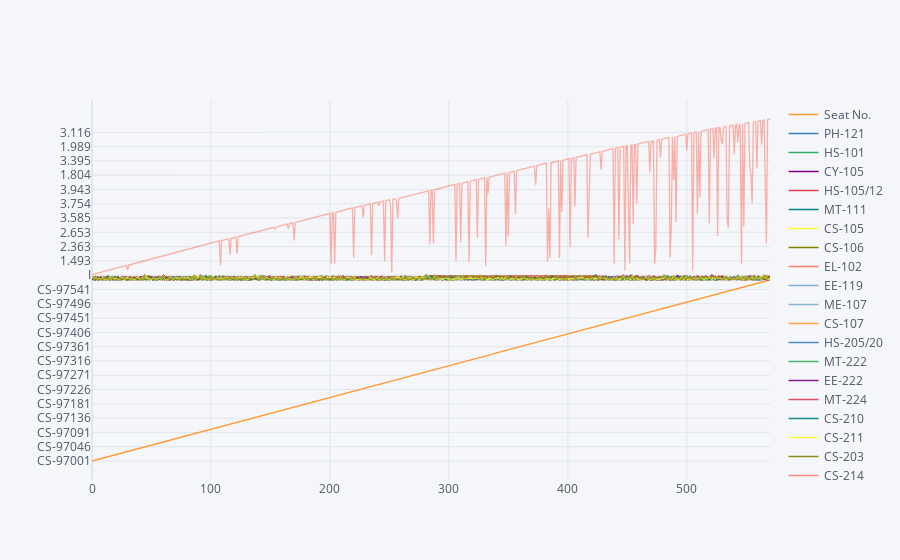

Notebook code for this chart:
### Code cell
stud.iplot()    # Plot for the all attributes

### Figure 1 — Plotly figure (JSON) as saved in the notebook; plotly's stock layout.template omitted (floating-point values rounded to 4 significant figures; data arrays with more than 128 entries replaced by an {"elided": "..."} marker saying what was removed)
{"data": [{"line": {"color": "rgba(255, 153, 51, 1.0)", "dash": "solid", "shape": "linear", "width": 1.3}, "mode": "lines", "name": "Seat No.", "text": "", "type": "scatter", "x": {"elided": "571 int values"}, "y": {"elided": "571 str values"}}, {"line": {"color": "rgba(55, 128, 191, 1.0)", "dash": "solid", "shape": "linear", "width": 1.3}, "mode": "lines", "name": "PH-121", "text": "", "type": "scatter", "x": {"elided": "571 int values"}, "y": {"elided": "571 str values"}}, {"line": {"color": "rgba(50, 171, 96, 1.0)", "dash": "solid", "shape": "linear", "width": 1.3}, "mode": "lines", "name": "HS-101", "text": "", "type": "scatter", "x": {"elided": "571 int values"}, "y": {"elided": "571 str values"}}, {"line": {"color": "rgba(128, 0, 128, 1.0)", "dash": "solid", "shape": "linear", "width": 1.3}, "mode": "lines", "name": "CY-105", "text": "", "type": "scatter", "x": {"elided": "571 int values"}, "y": {"elided": "571 str values"}}, {"line": {"color": "rgba(219, 64, 82, 1.0)", "dash": "solid", "shape": "linear", "width": 1.3}, "mode": "lines", "name": "HS-105/12", "text": "", "type": "scatter", "x": {"elided": "571 int values"}, "y": {"elided": "571 str values"}}, {"line": {"color": "rgba(0, 128, 128, 1.0)", "dash": "solid", "shape": "linear", "width": 1.3}, "mode": "lines", "name": "MT-111", "text": "", "type": "scatter", "x": {"elided": "571 int values"}, "y": {"elided": "571 str values"}}, {"line": {"color": "rgba(255, 255, 51, 1.0)", "dash": "solid", "shape": "linear", "width": 1.3}, "mode": "lines", "name": "CS-105", "text": "", "type": "scatter", "x": {"elided": "571 int values"}, "y": {"elided": "571 str values"}}, {"line": {"color": "rgba(128, 128, 0, 1.0)", "dash": "solid", "shape": "linear", "width": 1.3}, "mode": "lines", "name": "CS-106", "text": "", "type": "scatter", "x": {"elided": "571 int values"}, "y": {"elided": "571 str values"}}, {"line": {"color": "rgba(251, 128, 114, 1.0)", "dash": "solid", "shape": "linear", "width": 1.3}, "mode": "lines", "name": "EL-102", "text": "", "type": "scatter", "x": {"elided": "571 int values"}, "y": {"elided": "571 str values"}}, {"line": {"color": "rgba(128, 177, 211, 1.0)", "dash": "solid", "shape": "linear", "width": 1.3}, "mode": "lines", "name": "EE-119", "text": "", "type": "scatter", "x": {"elided": "571 int values"}, "y": {"elided": "571 str values"}}, {"line": {"color": "rgba(128, 177, 211, 0.8999999999999999)", "dash": "solid", "shape": "linear", "width": 1.3}, "mode": "lines", "name": "ME-107", "text": "", "type": "scatter", "x": {"elided": "571 int values"}, "y": {"elided": "571 str values"}}, {"line": {"color": "rgba(255, 153, 51, 0.8999999999999999)", "dash": "solid", "shape": "linear", "width": 1.3}, "mode": "lines", "name": "CS-107", "text": "", "type": "scatter", "x": {"elided": "571 int values"}, "y": {"elided": "571 str values"}}, {"line": {"color": "rgba(55, 128, 191, 0.8999999999999999)", "dash": "solid", "shape": "linear", "width": 1.3}, "mode": "lines", "name": "HS-205/20", "text": "", "type": "scatter", "x": {"elided": "571 int values"}, "y": {"elided": "571 str values"}}, {"line": {"color": "rgba(50, 171, 96, 0.8999999999999999)", "dash": "solid", "shape": "linear", "width": 1.3}, "mode": "lines", "name": "MT-222", "text": "", "type": "scatter", "x": {"elided": "571 int values"}, "y": {"elided": "571 str values"}}, {"line": {"color": "rgba(128, 0, 128, 0.8999999999999999)", "dash": "solid", "shape": "linear", "width": 1.3}, "mode": "lines", "name": "EE-222", "text": "", "type": "scatter", "x": {"elided": "571 int values"}, "y": {"elided": "571 str values"}}, {"line": {"color": "rgba(219, 64, 82, 0.8999999999999999)", "dash": "solid", "shape": "linear", "width": 1.3}, "mode": "lines", "name": "MT-224", "text": "", "type": "scatter", "x": {"elided": "571 int values"}, "y": {"elided": "571 str values"}}, {"line": {"color": "rgba(0, 128, 128, 0.8999999999999999)", "dash": "solid", "shape": "linear", "width": 1.3}, "mode": "lines", "name": "CS-210", "text": "", "type": "scatter", "x": {"elided": "571 int values"}, "y": {"elided": "571 str values"}}, {"line": {"color": "rgba(255, 255, 51, 0.8999999999999999)", "dash": "solid", "shape": "linear", "width": 1.3}, "mode": "lines", "name": "CS-211", "text": "", "type": "scatter", "x": {"elided": "571 int values"}, "y": {"elided": "571 str values"}}, {"line": {"color": "rgba(128, 128, 0, 0.8999999999999999)", "dash": "solid", "shape": "linear", "width": 1.3}, "mode": "lines", "name": "CS-203", "text": "", "type": "scatter", "x": {"elided": "571 int values"}, "y": {"elided": "571 str values"}}, {"line": {"color": "rgba(251, 128, 114, 0.8999999999999999)", "dash": "solid", "shape": "linear", "width": 1.3}, "mode": "lines", "name": "CS-214", "text": "", "type": "scatter", "x": {"elided": "571 int values"}, "y": {"elided": "571 str values"}}, {"line": {"color": "rgba(251, 128, 114, 0.7999999999999998)", "dash": "solid", "shape": "linear", "width": 1.3}, "mode": "lines", "name": "EE-217", "text": "", "type": "scatter", "x": {"elided": "571 int values"}, "y": {"elided": "571 str values"}}, {"line": {"color": "rgba(128, 177, 211, 0.7999999999999998)", "dash": "solid", "shape": "linear", "width": 1.3}, "mode": "lines", "name": "CS-212", "text": "", "type": "scatter", "x": {"elided": "571 int values"}, "y": {"elided": "571 str values"}}, {"line": {"color": "rgba(255, 153, 51, 0.7999999999999998)", "dash": "solid", "shape": "linear", "width": 1.3}, "mode": "lines", "name": "CS-215", "text": "", "type": "scatter", "x": {"elided": "571 int values"}, "y": {"elided": "571 str values"}}, {"line": {"color": "rgba(55, 128, 191, 0.7999999999999998)", "dash": "solid", "shape": "linear", "width": 1.3}, "mode": "lines", "name": "MT-331", "text": "", "type": "scatter", "x": {"elided": "571 int values"}, "y": {"elided": "571 str values"}}, {"line": {"color": "rgba(50, 171, 96, 0.7999999999999998)", "dash": "solid", "shape": "linear", "width": 1.3}, "mode": "lines", "name": "EF-303", "text": "", "type": "scatter", "x": {"elided": "571 int values"}, "y": {"elided": "571 str values"}}, {"line": {"color": "rgba(128, 0, 128, 0.7999999999999998)", "dash": "solid", "shape": "linear", "width": 1.3}, "mode": "lines", "name": "HS-304", "text": "", "type": "scatter", "x": {"elided": "571 int values"}, "y": {"elided": "571 str values"}}, {"line": {"color": "rgba(219, 64, 82, 0.7999999999999998)", "dash": "solid", "shape": "linear", "width": 1.3}, "mode": "lines", "name": "CS-301", "text": "", "type": "scatter", "x": {"elided": "571 int values"}, "y": {"elided": "571 str values"}}, {"line": {"color": "rgba(0, 128, 128, 0.7999999999999998)", "dash": "solid", "shape": "linear", "width": 1.3}, "mode": "lines", "name": "CS-302", "text": "", "type": "scatter", "x": {"elided": "571 int values"}, "y": {"elided": "571 str values"}}, {"line": {"color": "rgba(255, 255, 51, 0.7999999999999998)", "dash": "solid", "shape": "linear", "width": 1.3}, "mode": "lines", "name": "TC-383", "text": "", "type": "scatter", "x": {"elided": "571 int values"}, "y": {"elided": "571 str values"}}, {"line": {"color": "rgba(128, 128, 0, 0.7999999999999998)", "dash": "solid", "shape": "linear", "width": 1.3}, "mode": "lines", "name": "MT-442", "text": "", "type": "scatter", "x": {"elided": "571 int values"}, "y": {"elided": "571 str values"}}, {"line": {"color": "rgba(128, 128, 0, 0.7)", "dash": "solid", "shape": "linear", "width": 1.3}, "mode": "lines", "name": "EL-332", "text": "", "type": "scatter", "x": {"elided": "571 int values"}, "y": {"elided": "571 str values"}}, {"line": {"color": "rgba(251, 128, 114, 0.7)", "dash": "solid", "shape": "linear", "width": 1.3}, "mode": "lines", "name": "CS-318", "text": "", "type": "scatter", "x": {"elided": "571 int values"}, "y": {"elided": "571 str values"}}, {"line": {"color": "rgba(128, 177, 211, 0.7)", "dash": "solid", "shape": "linear", "width": 1.3}, "mode": "lines", "name": "CS-306", "text": "", "type": "scatter", "x": {"elided": "571 int values"}, "y": {"elided": "571 str values"}}, {"line": {"color": "rgba(255, 153, 51, 0.7)", "dash": "solid", "shape": "linear", "width": 1.3}, "mode": "lines", "name": "CS-312", "text": "", "type": "scatter", "x": {"elided": "571 int values"}, "y": {"elided": "571 str values"}}, {"line": {"color": "rgba(55, 128, 191, 0.7)", "dash": "solid", "shape": "linear", "width": 1.3}, "mode": "lines", "name": "CS-317", "text": "", "type": "scatter", "x": {"elided": "571 int values"}, "y": {"elided": "571 str values"}}, {"line": {"color": "rgba(50, 171, 96, 0.7)", "dash": "solid", "shape": "linear", "width": 1.3}, "mode": "lines", "name": "CS-403", "text": "", "type": "scatter", "x": {"elided": "571 int values"}, "y": {"elided": "571 str values"}}, {"line": {"color": "rgba(128, 0, 128, 0.7)", "dash": "solid", "shape": "linear", "width": 1.3}, "mode": "lines", "name": "CS-421", "text": "", "type": "scatter", "x": {"elided": "571 int values"}, "y": {"elided": "571 str values"}}, {"line": {"color": "rgba(219, 64, 82, 0.7)", "dash": "solid", "shape": "linear", "width": 1.3}, "mode": "lines", "name": "CS-406", "text": "", "type": "scatter", "x": {"elided": "571 int values"}, "y": {"elided": "571 str values"}}, {"line": {"color": "rgba(0, 128, 128, 0.7)", "dash": "solid", "shape": "linear", "width": 1.3}, "mode": "lines", "name": "CS-414", "text": "", "type": "scatter", "x": {"elided": "571 int values"}, "y": {"elided": "571 str values"}}, {"line": {"color": "rgba(255, 255, 51, 0.7)", "dash": "solid", "shape": "linear", "width": 1.3}, "mode": "lines", "name": "CS-419", "text": "", "type": "scatter", "x": {"elided": "571 int values"}, "y": {"elided": "571 str values"}}, {"line": {"color": "rgba(255, 255, 51, 0.5999999999999999)", "dash": "solid", "shape": "linear", "width": 1.3}, "mode": "lines", "name": "CS-423", "text": "", "type": "scatter", "x": {"elided": "571 int values"}, "y": {"elided": "571 str values"}}, {"line": {"color": "rgba(128, 128, 0, 0.5999999999999999)", "dash": "solid", "shape": "linear", "width": 1.3}, "mode": "lines", "name": "CS-412", "text": "", "type": "scatter", "x": {"elided": "571 int values"}, "y": {"elided": "571 str values"}}, {"line": {"color": "rgba(251, 128, 114, 0.5999999999999999)", "dash": "solid", "shape": "linear", "width": 1.3}, "mode": "lines", "name": "CGPA", "text": "", "type": "scatter", "x": {"elided": "571 int values"}, "y": {"elided": "571 float values"}}], "layout": {"legend": {"bgcolor": "#F5F6F9", "font": {"color": "#4D5663"}}, "paper_bgcolor": "#F5F6F9", "plot_bgcolor": "#F5F6F9", "title": {"font": {"color": "#4D5663"}}, "xaxis": {"gridcolor": "#E1E5ED", "showgrid": true, "tickfont": {"color": "#4D5663"}, "title": {"font": {"color": "#4D5663"}, "text": ""}, "zerolinecolor": "#E1E5ED"}, "yaxis": {"gridcolor": "#E1E5ED", "showgrid": true, "tickfont": {"color": "#4D5663"}, "title": {"font": {"color": "#4D5663"}, "text": ""}, "zerolinecolor": "#E1E5ED"}}}
